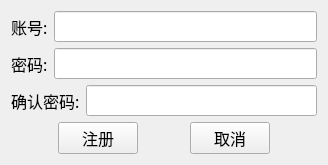
<?xml version="1.0" encoding="UTF-8"?>
<ui version="4.0">
 <class>NewUser</class>
 <widget class="QWidget" name="NewUser">
  <property name="geometry">
   <rect>
    <x>0</x>
    <y>0</y>
    <width>328</width>
    <height>139</height>
   </rect>
  </property>
  <property name="windowTitle">
   <string>注册用户</string>
  </property>
  <property name="windowIcon">
   <iconset resource="resource.qrc">
    <normaloff>:/ui/new</normaloff>:/ui/new</iconset>
  </property>
  <layout class="QGridLayout" name="gridLayout">
   <item row="0" column="0">
    <layout class="QVBoxLayout" name="verticalLayout">
     <item>
      <layout class="QHBoxLayout" name="horizontalLayout_3">
       <item>
        <widget class="QLabel" name="label">
         <property name="font">
          <font>
           <family>宋体</family>
           <pointsize>12</pointsize>
          </font>
         </property>
         <property name="text">
          <string>账号:</string>
         </property>
        </widget>
       </item>
       <item>
        <widget class="QLineEdit" name="lineEdit_id">
         <property name="font">
          <font>
           <family>宋体</family>
           <pointsize>12</pointsize>
          </font>
         </property>
        </widget>
       </item>
      </layout>
     </item>
     <item>
      <layout class="QHBoxLayout" name="horizontalLayout_2">
       <item>
        <widget class="QLabel" name="label_2">
         <property name="font">
          <font>
           <family>宋体</family>
           <pointsize>12</pointsize>
          </font>
         </property>
         <property name="text">
          <string>密码:</string>
         </property>
        </widget>
       </item>
       <item>
        <widget class="QLineEdit" name="lineEdit_passwords">
         <property name="font">
          <font>
           <family>宋体</family>
           <pointsize>12</pointsize>
          </font>
         </property>
         <property name="echoMode">
          <enum>QLineEdit::Password</enum>
         </property>
        </widget>
       </item>
      </layout>
     </item>
     <item>
      <layout class="QHBoxLayout" name="horizontalLayout">
       <item>
        <widget class="QLabel" name="label_3">
         <property name="font">
          <font>
           <family>宋体</family>
           <pointsize>12</pointsize>
          </font>
         </property>
         <property name="text">
          <string>确认密码:</string>
         </property>
        </widget>
       </item>
       <item>
        <widget class="QLineEdit" name="lineEdit_passwords2">
         <property name="font">
          <font>
           <family>宋体</family>
           <pointsize>12</pointsize>
          </font>
         </property>
         <property name="echoMode">
          <enum>QLineEdit::Password</enum>
         </property>
        </widget>
       </item>
      </layout>
     </item>
     <item>
      <layout class="QHBoxLayout" name="horizontalLayout_4">
       <item>
        <spacer name="horizontalSpacer">
         <property name="orientation">
          <enum>Qt::Horizontal</enum>
         </property>
         <property name="sizeHint" stdset="0">
          <size>
           <width>40</width>
           <height>20</height>
          </size>
         </property>
        </spacer>
       </item>
       <item>
        <widget class="QPushButton" name="pushButton_new">
         <property name="font">
          <font>
           <family>Adobe Arabic</family>
           <pointsize>12</pointsize>
          </font>
         </property>
         <property name="text">
          <string>注册</string>
         </property>
        </widget>
       </item>
       <item>
        <spacer name="horizontalSpacer_2">
         <property name="orientation">
          <enum>Qt::Horizontal</enum>
         </property>
         <property name="sizeHint" stdset="0">
          <size>
           <width>40</width>
           <height>20</height>
          </size>
         </property>
        </spacer>
       </item>
       <item>
        <widget class="QPushButton" name="pushButton_cancel">
         <property name="font">
          <font>
           <family>Adobe Arabic</family>
           <pointsize>12</pointsize>
          </font>
         </property>
         <property name="text">
          <string>取消</string>
         </property>
        </widget>
       </item>
       <item>
        <spacer name="horizontalSpacer_3">
         <property name="orientation">
          <enum>Qt::Horizontal</enum>
         </property>
         <property name="sizeHint" stdset="0">
          <size>
           <width>40</width>
           <height>20</height>
          </size>
         </property>
        </spacer>
       </item>
      </layout>
     </item>
    </layout>
   </item>
  </layout>
 </widget>
 <resources>
  <include location="resource.qrc"/>
 </resources>
 <connections/>
</ui>
